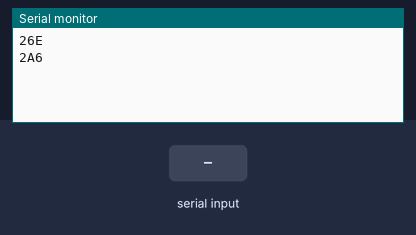
Simulated run of this sketch. Board: Arduino Mega 2560, built with avr-gcc and run on an emulated ATmega2560. Parts: the last lines printed to the serial monitor. The test bench sets the inputs (shaded band).

Above: at 1.2 s.
1.3 s: "1" received over the second serial link
At 2.2 s:
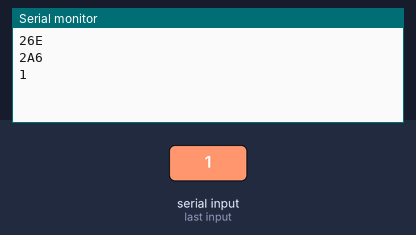
2.8 s: "0" received over the second serial link
At 3.3 s:
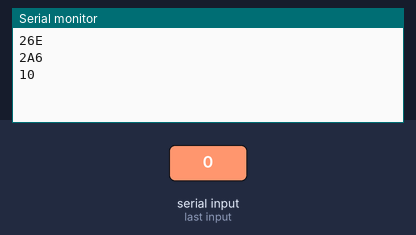

Measured:
- after the input at 1.3 s, the serial monitor: prints a new line at once (image 1)
- after the input at 2.8 s, the serial monitor: prints a new line at once (image 2)

The sketch:

RenamingSerialPorts.ino
```cpp
/*
  Renaming Serial Ports(시리얼 포트 이름 바꾸기)

 시리얼 포트 1(Serial1)에 데이터가 있으면 이를 받아 메인 시리얼(Serial)
 포트로 보내고, 메인 시리얼 포트에 데이터가 있으면 이를 받아 시리얼 포트
 1로 보내는 작업을 반복합니다.

  이 예제 스케치는 1개 이상의 시리얼 통신 포트를 지닌 아두이노 메가, 두에
  혹은 제로와 같은 보드에서 동작하는 것을 소프트 시리얼 포트를 사용하게
  하여 우노와 나노 보드들에서도 동작하게 수정하였으며, 시리얼 포트 이름을
  다르게 바꿔 사용하였습니다.

 회로:
 * 시리얼1 포트에 시리얼 통신을 할 수 있는 장치를 연결합니다. 아두이노의
   USB2Serial 보드나 FTDI USB 2 Serial 보드를 연결합니다.

 * 메인 시리얼 포트에 시리얼 모니터를 나타나게 PC에 연결합니다:

 2008년 12월 30일에 창작되었으며,
 2012년 05월 20일에 Tom Igoe와 Jed Roach에 의하여 수정되었으며,
 2015년 11월 27일에 Arturo Guadalupi에 의하여 수정되었습니다.
 2016년 06월 06일에 수정되었습니다.

 이 예제 코드는 공유 저작물입니다.

 */
#define CR  0x0D
#define LF  0x0A

// 주(main) 시리얼 통신 포트인 H/W Serial을 "Monitor"로 사용
HardwareSerial& Monitor = Serial;
HardwareSerial *p = &Serial;

// H/W 시리얼 1포트가 있으므로 이를 "Terminal"로 사용
#if defined(UBRR1H)
  HardwareSerial& Terminal = Serial1;

// H/W 시리얼 1포트가 없으므로 S/W 시리얼을 "Terminal"로 사용
#else
  #include <SoftwareSerial.h>

  SoftwareSerial Terminal(10, 11);  // 10 : RX, 11: TX
#endif // UBRR1H

void setup() {
  // 2 시리얼 통신 포트들을 9600bps로 초기화합니다:
  Monitor.begin(9600);
  Terminal.begin(9600);

  Serial.println((int)&p, HEX);
  Serial.println((int)&Serial, HEX);

}

void loop() {
  // "Terminal"에서 데이터를 읽어, "Monitor"로 보냅니다:
  if (Terminal.available()) {
    int inByte = Terminal.read();

    if(inByte == CR) {
      Monitor.write(CR);
      Monitor.write(LF);
    }
    else if (inByte != LF)
      Monitor.write(inByte);
  }

  // "Monitor" 포트에서 데이터를 읽어, "Terminal" 포트로 보냅니다:
  if (Monitor.available()) {
    int inByte = Monitor.read();

    if(inByte == CR) {
      Terminal.write(CR);
      // Terminal.write(LF);
    }
    else if (inByte != LF)
      Terminal.write(inByte);
  }
}
```
